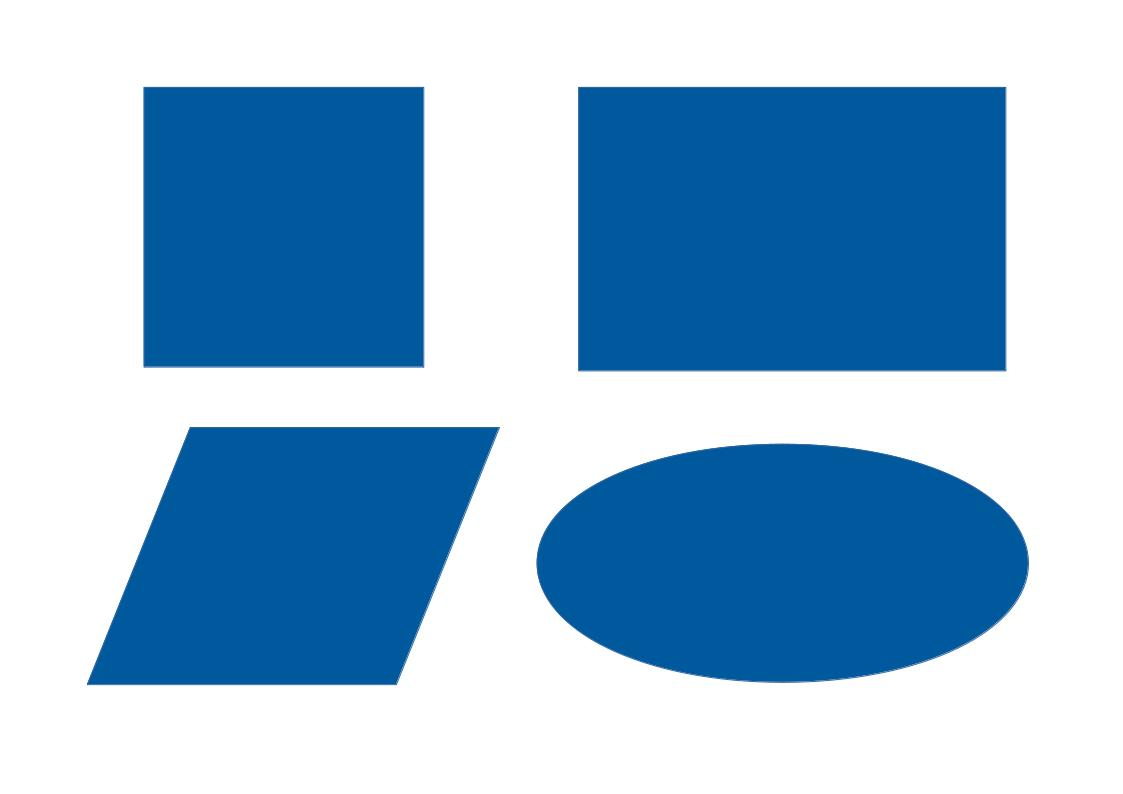
#> input picture shapes_dis.jpg, 1123 x 794 px
$ python -i GSD.py   (imports and definitions only)
#> lines starting #> are read from the running program, lines starting #| are printed output that depends on the picture; after the words box and inside, x2 and y2 are one past the last pixel; in counts of white or black regions, pixels touching at a corner belong together
#> further down, picture is the input picture: shape (794, 1123, 3); mean B, G, R 214.5, 185.1, 148.8
import numpy as np
import cv2

seg2shape = {
    3: "Triangle",
    5: "Pentagon",
    6: "Hexagon",
    7: "Heptagon",
    8: "Octagon",
    9: "Nonagon",
    10: "Decagon"
}

def detect_shape(cnt):
    epsilon = 0.01*cv2.arcLength(cnt, True)
    approx = cv2.approxPolyDP(cnt,epsilon,True)

    num_segments = int(len(approx))
    M = cv2.moments(cnt)
    cx = int(M['m10']/M['m00'])
    cy = int(M['m01']/M['m00'])

    if num_segments > 10:
        dist = np.asarray(approx).reshape((len(approx), -1)) - np.asarray([[cx, cy]])
        dist = dist**2
        dist = np.sqrt(dist[:,0] + dist[:,1])
        majorAxis = np.max(dist)
        minorAxis = np.min(dist)
        diff = majorAxis - minorAxis
        a1 = cv2.contourArea(cnt)
        a2 = np.pi*majorAxis*minorAxis
        areaDiff = abs(a2-a1)

        if areaDiff < 500:
            if diff < 12:
                return ["Circle", cx, cy]
            else:
                return ["Ellipse", cx, cy]
        else:
            return ["None", cx, cy]
    elif num_segments > 2:
        if num_segments == 4:
            cos = []
            x = np.asarray([(approx[3][0][0] - approx[0][0][0]), (approx[3][0][1] - approx[0][0][1])])
            y = np.asarray([(approx[1][0][0] - approx[0][0][0]), (approx[1][0][1] - approx[0][0][1])])
            cos.append(abs(np.sum(x*y)/np.sqrt(np.sum(x*x)*np.sum(y*y))))
            diff = abs(np.sqrt(np.sum(x*x)) - np.sqrt(np.sum(y*y)))

            for i in range(1, 3):
                x = np.asarray([(approx[i-1][0][0] - approx[i][0][0]), (approx[i-1][0][1] - approx[i][0][1])])
                y = np.asarray([(approx[i+1][0][0] - approx[i][0][0]), (approx[i+1][0][1] - approx[i][0][1])])
                cos.append(abs(np.sum(x*y)/np.sqrt(np.sum(x*x)*np.sum(y*y))))

            if (cos[0] <0.01) and (cos[1] <0.01) and (cos[2] <0.01):
                if diff < 6:
                    return ["Square", cx, cy]
                else:
                    return ["Rectangle", cx, cy]
            else:
                return ["Quadrilateral", cx, cy]

        return [seg2shape[num_segments], cx, cy]
    else:
        return ["None", cx, cy]

def find_GS(img, test_img="test", debug_flag=0):
#> called with test_img = 'test', debug_flag = 0
    kernel = np.ones((5,5),np.uint8)
    fimg = np.copy(img)
    final_edges = 0*np.copy(img[:, :, 1])
#> final_edges: shape (794, 1123); every value is 0

    for ch in range(3):
        imgray = np.copy(img[:,:,ch])
        imgray = cv2.bilateralFilter(imgray,6,50,50)
        if debug_flag:
                        cv2.imwrite("outputs/Grey_" + test_img + "_" + str(ch) + ".jpg", imgray)
        edges = cv2.Canny(imgray,100,200)
        edges = cv2.dilate(edges,kernel,iterations = 2)
        edges = cv2.erode(edges,kernel,iterations = 2)
        if debug_flag:
            cv2.imwrite("outputs/Edges_" + test_img + "_" + str(ch) + ".jpg", edges)
        final_edges += edges
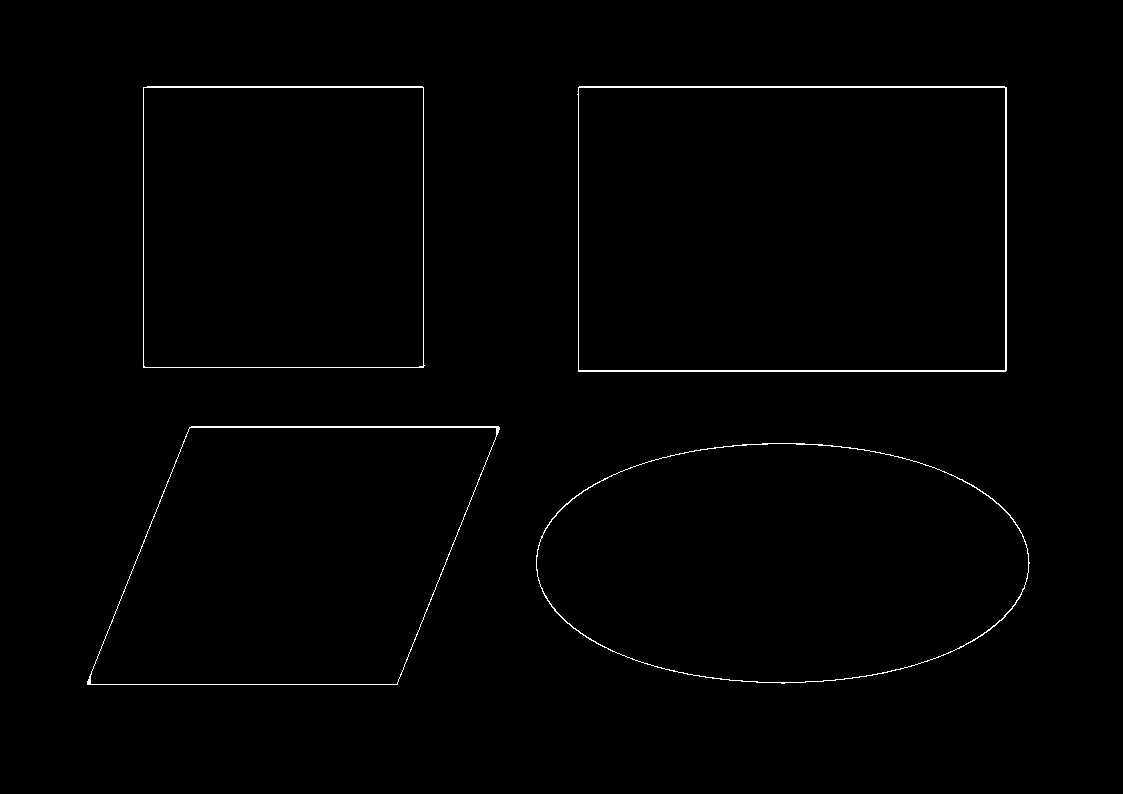
#> final_edges: shape (794, 1123); min 0, max 255, mean 2
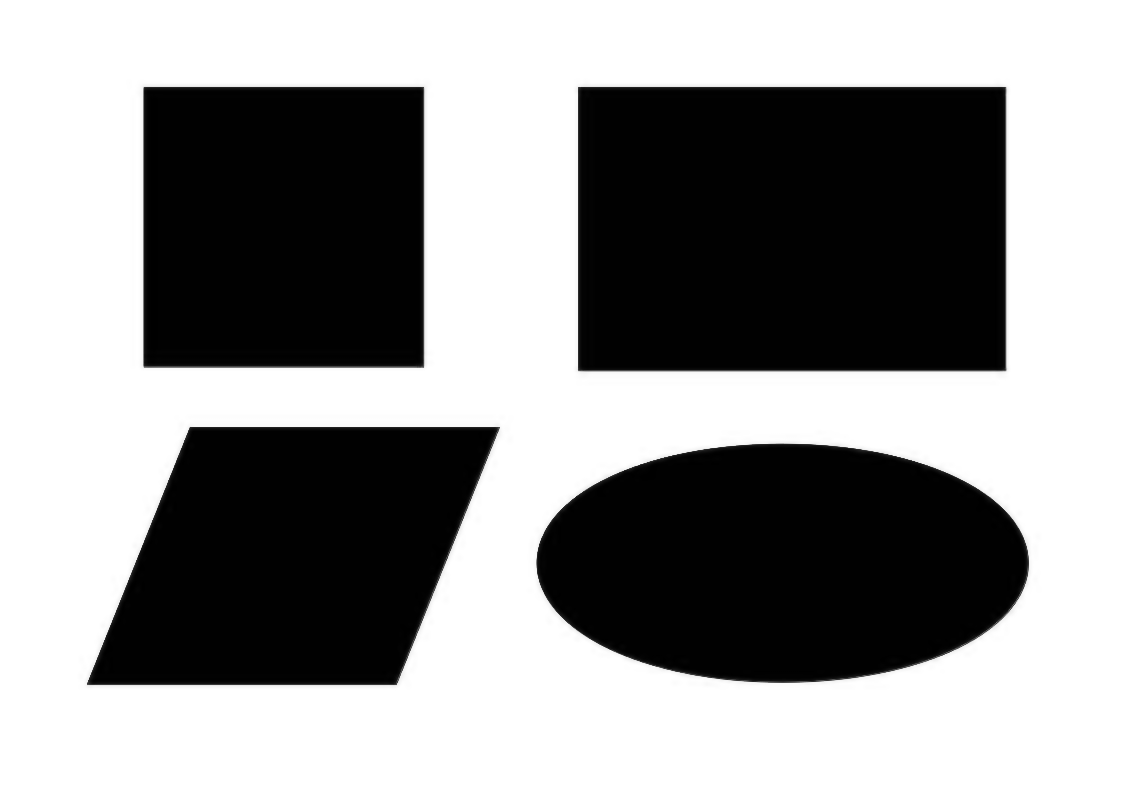
#> imgray: shape (794, 1123); min 0, max 255, mean 148.8

    final_edges = np.uint8(final_edges)
    if debug_flag:
        cv2.imwrite("outputs/Edges_" + test_img + ".jpg", final_edges)

    contours, hierarchy = cv2.findContours(final_edges, cv2.RETR_TREE, cv2.CHAIN_APPROX_SIMPLE)
#> contours = 8 contours; box (x1, y1, x2, y2) and area: (577, 86, 1007, 372) 121978, (578, 87, 1006, 371) 120839, (536, 443, 1030, 684) 93350, (536, 443, 1029, 683) 93020, (87, 426, 500, 685) 80063, (90, 427, 497, 685) 79687, (143, 86, 425, 368) 78677, (143, 87, 424, 368) 78392
    dimg = cv2.drawContours(np.copy(img), contours, -1, (0,255,0), 3)
    if debug_flag:
        cv2.imwrite("outputs/Contours_" + test_img + ".jpg", dimg)
    dimg = np.copy(img)

    for i in range(len(hierarchy[0])):
        if hierarchy[0][i][3] == -1:
            cnt = contours[i]
            [shape, cx, cy] = detect_shape(cnt)

            if shape != "None":
                fimg = cv2.drawContours(fimg, [cnt], 0, (0,255,0), 3)
                dimg = cv2.drawContours(dimg, [cnt], 0, (0,255,0), 3)
                font = cv2.FONT_HERSHEY_SIMPLEX
                cv2.putText(fimg, shape, (cx, cy), font, 0.5, (255,255,255), 1, cv2.LINE_AA)
#> this loop made 8 passes
#> (epsilon in detect_shape, num_segments in detect_shape, cx, cy, majorAxis in detect_shape, minorAxis in detect_shape, diff in detect_shape, a1 in detect_shape) on pass 1: (12.53, 12, 782, 562, 247, 121, 126, 93349.5)
#> (epsilon in detect_shape, approx in detect_shape, num_segments in detect_shape, cx, cy, diff in detect_shape) on passes 3, 5: (12.19, [[189, 427], [87, 684], [397, 684], [499, 427]], 4, 293, 555, 33.5), (14.25, [[578, 87], [578, 371], [1006, 370], [1006, 87]], 4, 791, 228, 144)
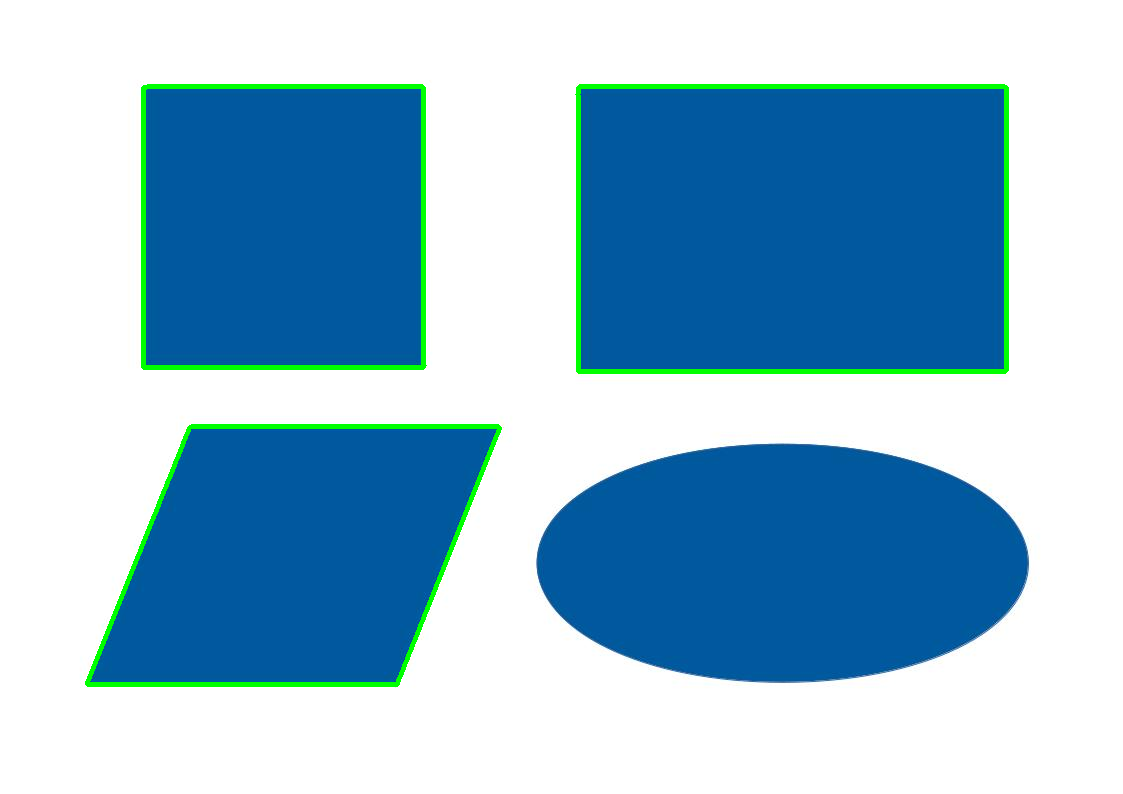
#> dimg: shape (794, 1123, 3); 2.06% of pixels changed, all inside (x1, y1, x2, y2) = (85, 84, 1009, 687)
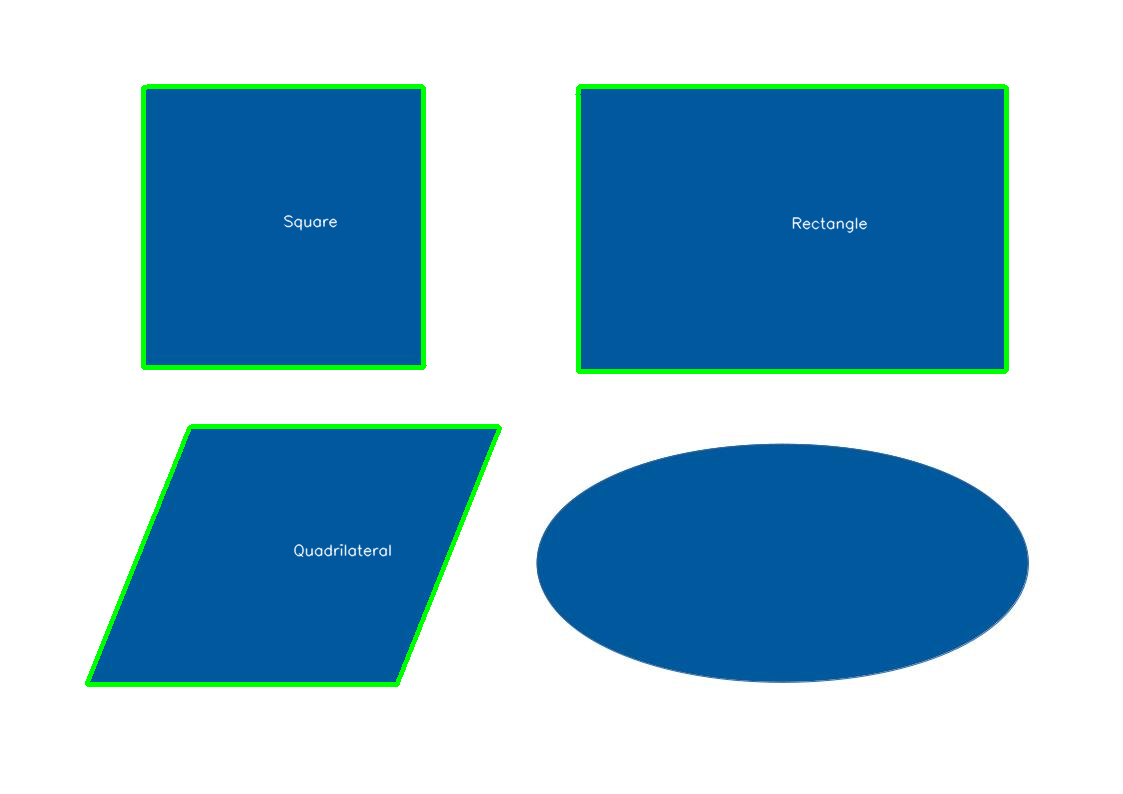
#> fimg: shape (794, 1123, 3); mean B, G, R 210.3, 186.8, 146.1

    if debug_flag:
        cv2.imwrite("outputs/Filetered_Contours_" + test_img + ".jpg", dimg)
        cv2.imwrite("outputs/Final_" + test_img + ".jpg", fimg)

    return fimg

>>> import cv2
>>> picture = cv2.imread('shapes_dis.jpg')
>>> result = find_GS(picture)

$ run again, on shapes_solid.jpg
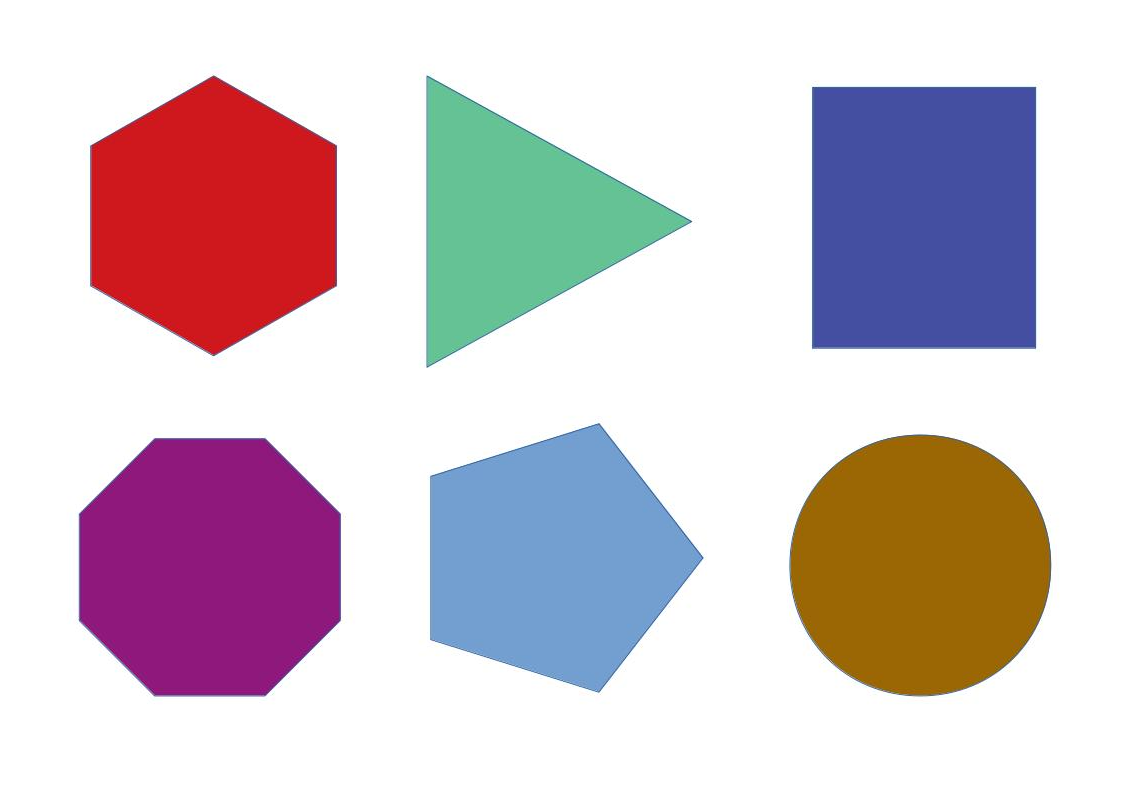
#> input picture shapes_solid.jpg, 1123 x 794 px
#> picture is the input picture: shape (794, 1123, 3); mean B, G, R 204.9, 198, 211.5
#> after the loop in find_GS, `for ch in range(3):`:
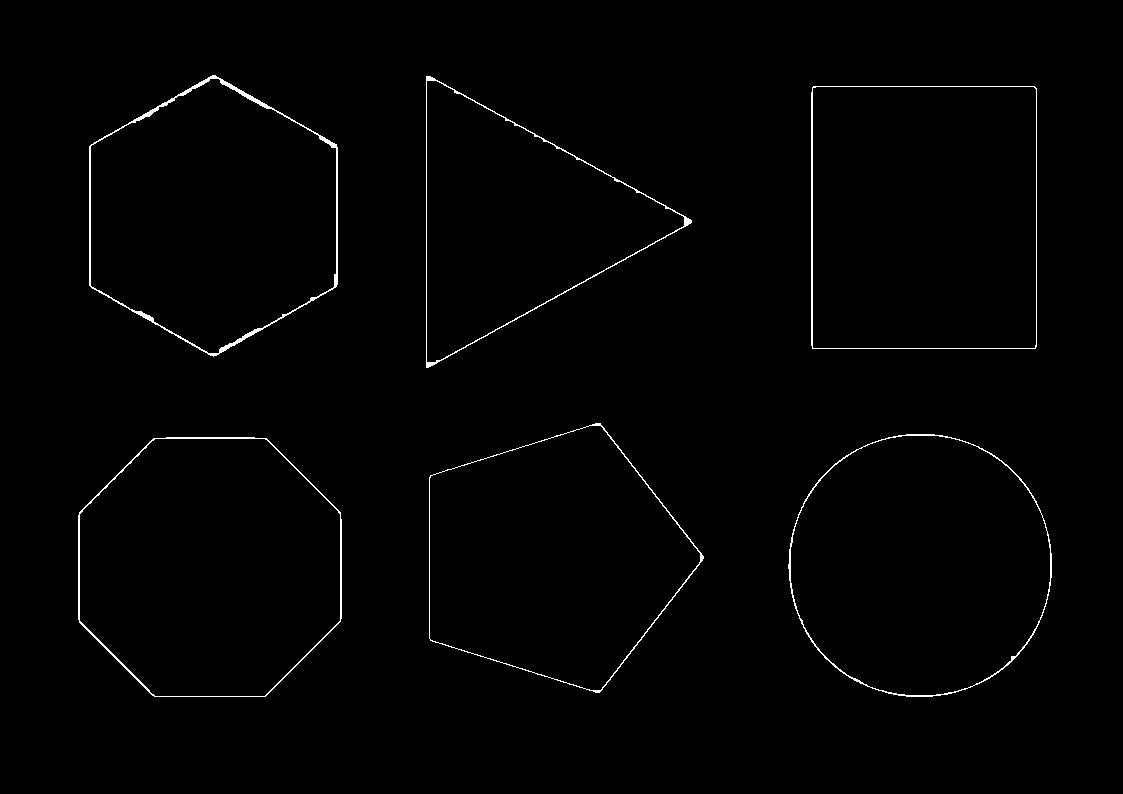
#> final_edges: shape (794, 1123); min 0, max 255, mean 2.4
#> contours = 12 contours; largest, box (x1, y1, x2, y2) and area: (811, 86, 1037, 349) 58938, (812, 86, 1037, 349) 58675, (78, 437, 342, 697) 56604, (79, 438, 341, 697) 55918, (788, 434, 1052, 697) 54538
#> the loop in find_GS, `for i in range(len(hierarchy[0])):` made 12 passes
#> (epsilon in detect_shape, num_segments in detect_shape, cx, cy, majorAxis in detect_shape, minorAxis in detect_shape, diff in detect_shape, a1 in detect_shape) on pass 3: (8.74, 16, 919, 564, 133.8, 130.6, 3.19, 54537.5)
#> after the loop in find_GS, `for i in range(len(hierarchy[0])):`:
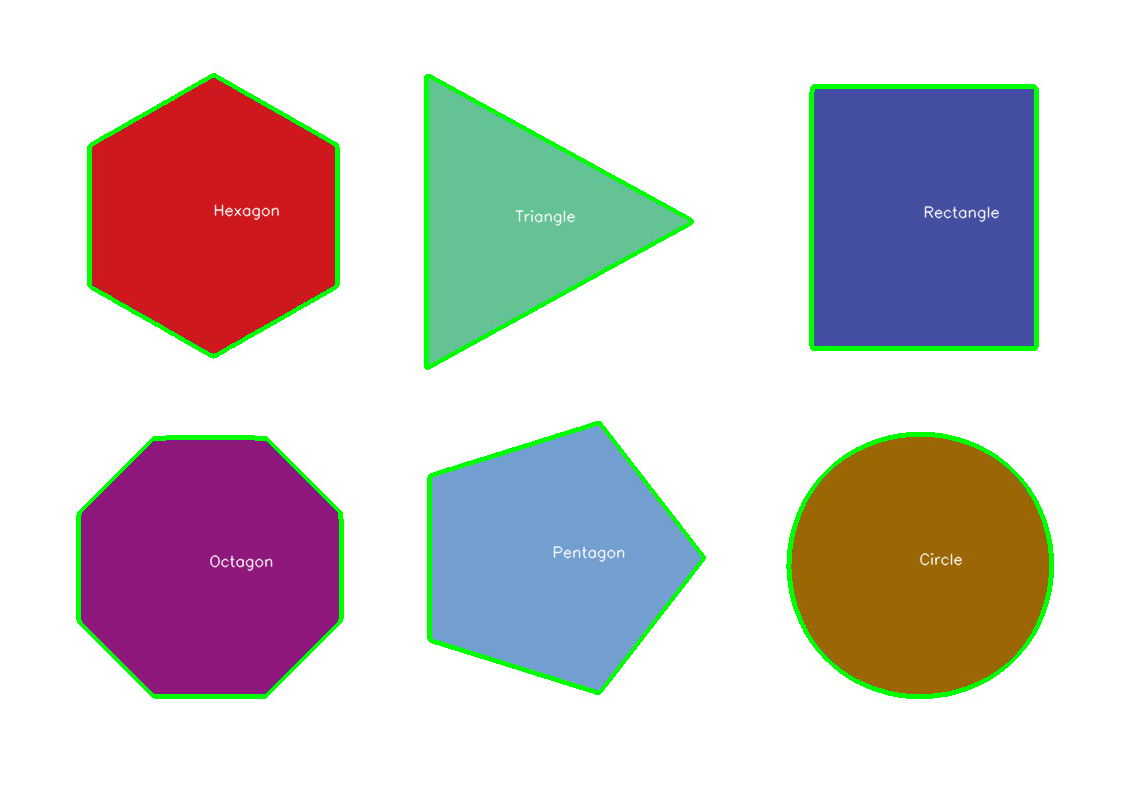
#> fimg: shape (794, 1123, 3); mean B, G, R 199.6, 199.9, 206.6
